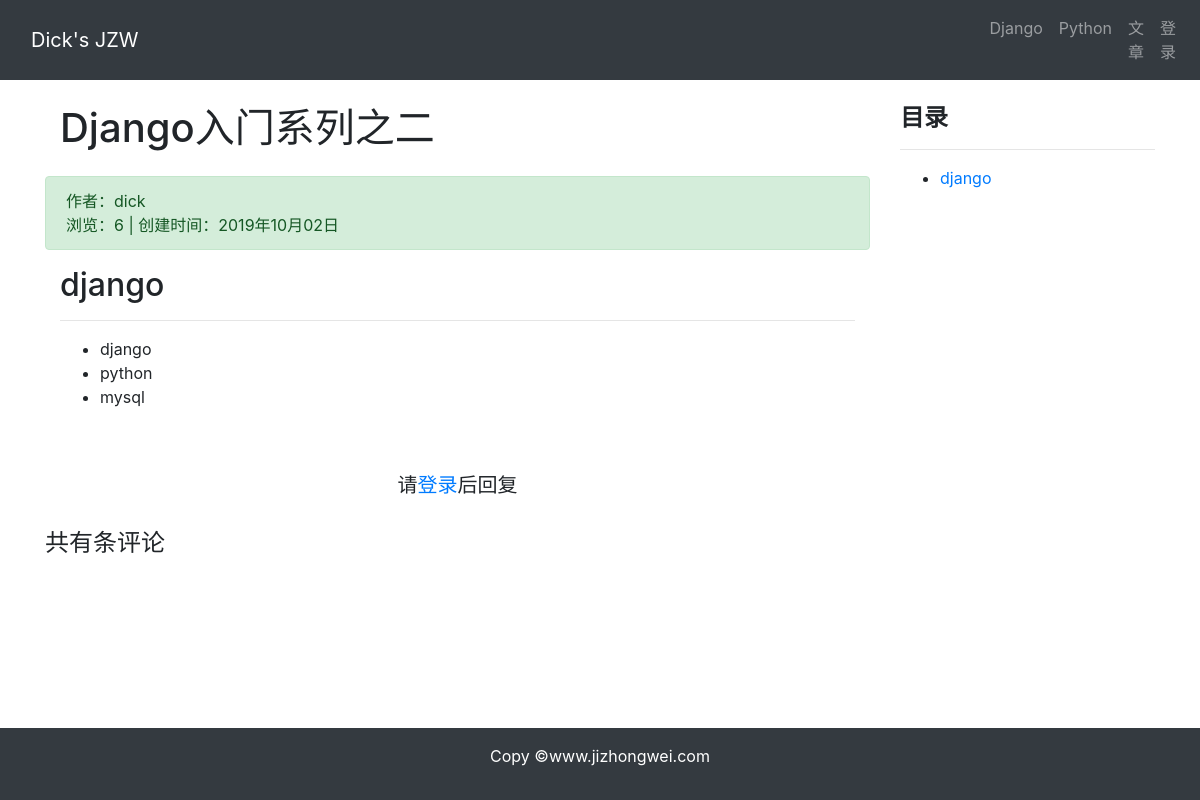
Page /article/article-detail/18/ on the committed database.
### article/models.py (models this page shows, shortened)
class ArticlePost(models.Model):
    author = models.ForeignKey(User, on_delete= models.CASCADE)
    title = models.CharField(max_length= 100)
    body = models.TextField()
    created = models.DateTimeField(default= timezone.now)
    updated = models.DateTimeField(auto_now= True)
    views = models.PositiveIntegerField(default= 0)
    column = models.ForeignKey(
        ArticleColumn,
        null= True,
        blank= True,
        on_delete= models.CASCADE,
        related_name= 'article',
    )
    tags = TaggableManager(blank= True)
    class Meta:
        ordering = ('-created',)

### article/views.py (the view)
# urls.py: path('article-detail/<int:id>/', views.article_detail, name = 'article-detail'),
def article_detail(request,id):
    article = ArticlePost.objects.get(id = id)
    article.views += 1
    article.save(update_fields= ['views',])
    md = markdown.Markdown(
        extensions= [
            'markdown.extensions.extra',
            'markdown.extensions.codehilite',
            'markdown.extensions.toc',
        ]
    )
    comments = Comment.objects.filter(article = id)
    article.body = md.convert(article.body)
    context = {'article': article, 'toc': md.toc, 'comments': comments}
    return render(request, 'article/detail.html', context)

### templates/article/detail.html (shortened to what this page needs)
{% extends 'base.html' %}
{% load static %}
{% block content %}
    <div class="container">
        <div class="row">
            <div class="col-9">
                <h1 class="col-12 mt-4 mb-4">{{ article.title }}</h1>
                <div class="col-12 alert alert-success">
                    作者：{{ article.author }}
                <div>
                    浏览：{{ article.views }} |
                    创建时间：{{ article.created | date:"Y年m月d日"}}
                </div>
                </div>
                <div class="col-12">
                    <p>{{ article.body | safe }}</p>
                </div>
                <br>
                {% if user.is_authenticated %}
                    <div>
                        <form action="{% url 'comment:post_comment' article.id %}" method="post">
                            {% csrf_token %}
                            <div class="form-group">
                                <label for="body"><strong>我也要发言</strong></label>
                                <textarea name="body" id="body" cols="30" rows="5" class="form-control"></textarea>
                            </div>
                            <button class="btn btn-primary" type="submit">发送</button>
                        </form>
                    </div>
                {% else %}
                    <br>
                    <h5 class="row justify-content-center">
                        请<a href="{% url 'userprofile:login' %}">登录</a>后回复
                    </h5>
                    <br>
                {% endif %}
                <h4>共有{{ comments.count }}条评论</h4>
            </div>
            <div class="col-3 mt-4">
                <h4><strong>目录</strong></h4>
                <hr>
                <div>
                    {{ toc | safe }}
                </div>
            </div>
        </div>
    </div>
{% endblock %}

### rows in the picture
ArticlePost: title "Django入门系列之二", author "dick", views "6", created "2019年10月02日", body "django django python mysql"

### other values in the picture
{{ toc | safe }} "django"
